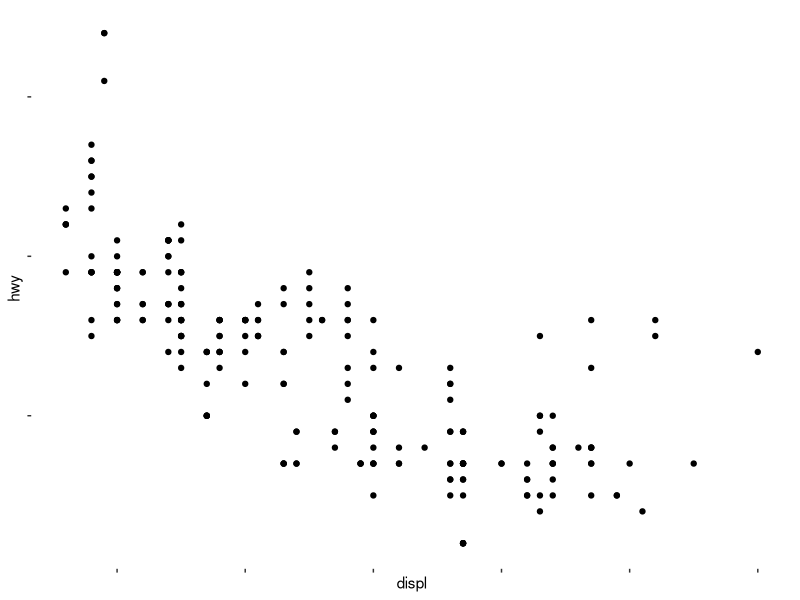
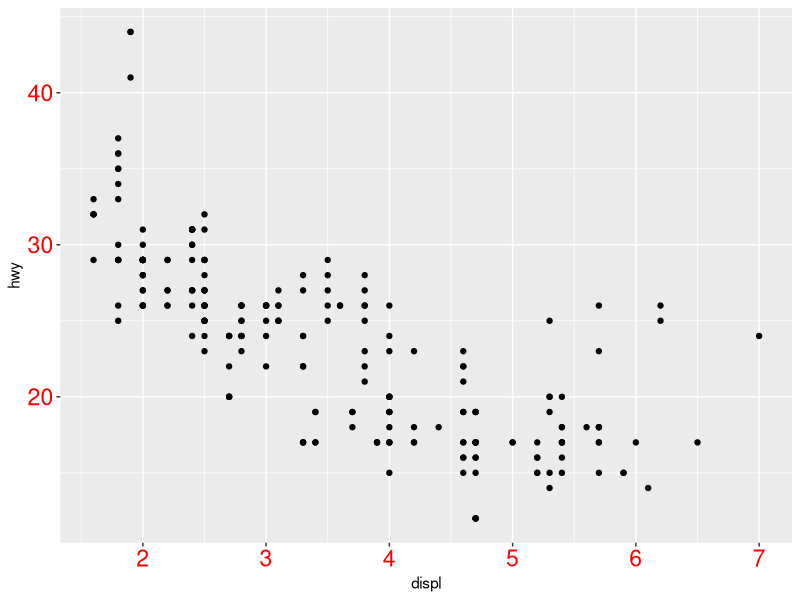
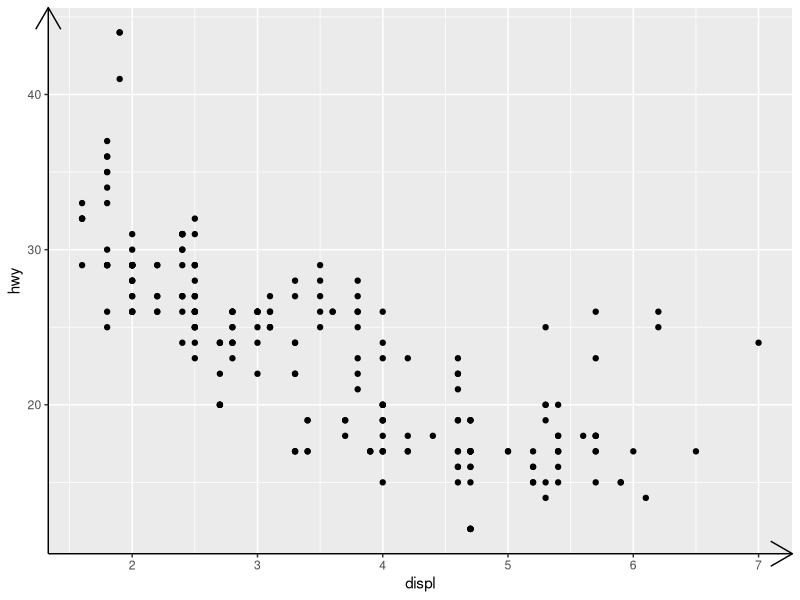
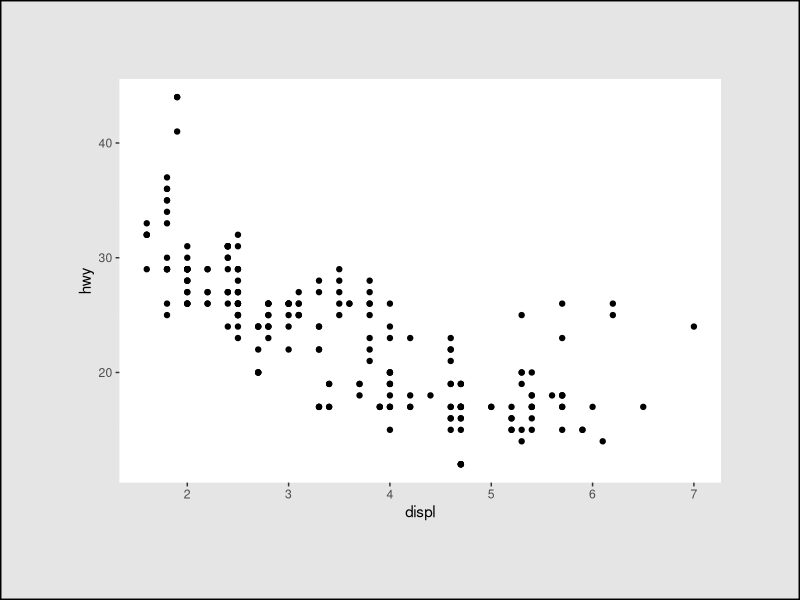

Here is the R script that generated these plots, in order:
library(ggplot2)


### Name: margin
### Title: Theme elements
### Aliases: margin element_blank element_rect element_line element_text
###   rel

### ** Examples

plot <- ggplot(mpg, aes(displ, hwy)) + geom_point()

plot + theme(
  panel.background = element_blank(),
  axis.text = element_blank()
)

plot + theme(
  axis.text = element_text(colour = "red", size = rel(1.5))
)

plot + theme(
  axis.line = element_line(arrow = arrow())
)

plot + theme(
  panel.background = element_rect(fill = "white"),
  plot.margin = margin(2, 2, 2, 2, "cm"),
  plot.background = element_rect(
    fill = "grey90",
    colour = "black",
    size = 1
  )
)
